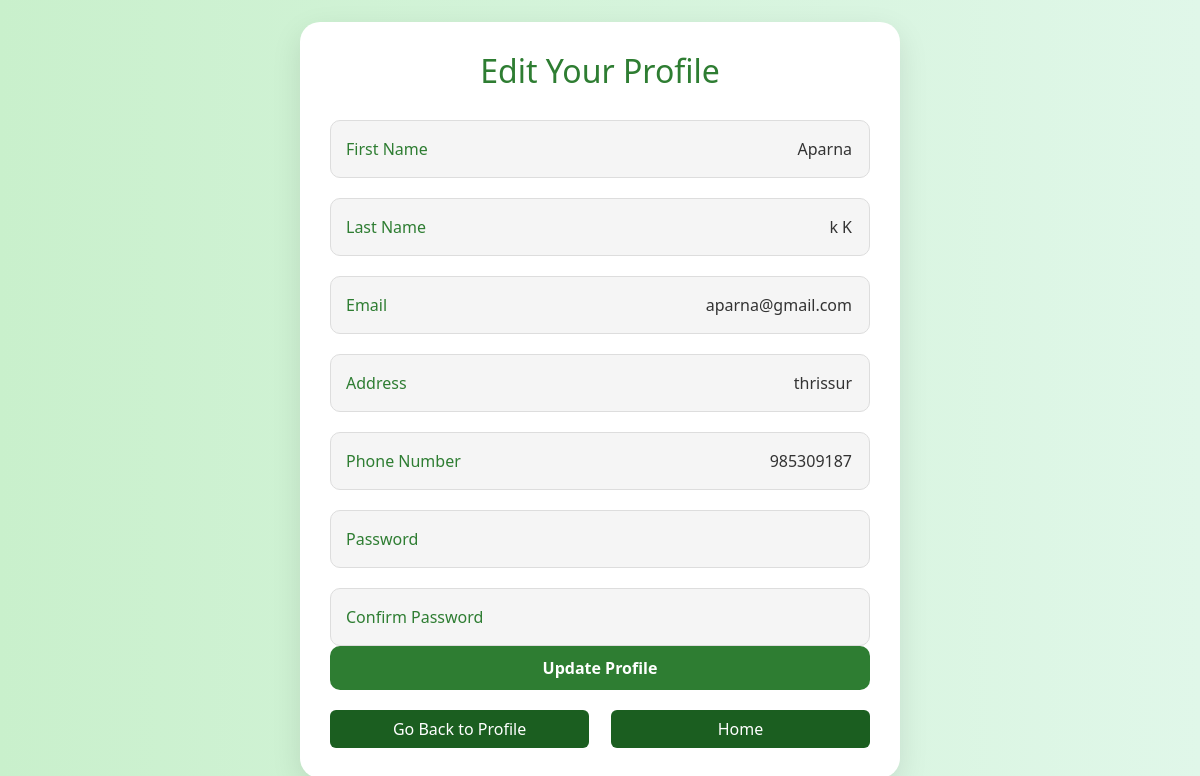
Screenshot of /update_profile/ (signed in) with the database file from the repository.
### garden_app/models.py (models this page shows, shortened)
class user_reg(models.Model):
    STATUS=(
        ('applied','Applied'),
        ('approved','Approved'),
        ('rejected','Rejected'),
    )
    first_name=models.CharField(max_length=100)
    last_name=models.CharField(max_length=100)
    email=models.EmailField(unique=True,max_length=100)
    phone = models.CharField(max_length=10)
    password=models.CharField(max_length=100)
    confirm_password=models.CharField(max_length=100)
    address=models.CharField(max_length=100)
    status=models.CharField(max_length=20,choices=STATUS,default='applied')

### garden_app/views.py (the view)
# urls.py: path('update_profile/',views.update_profile,name="update_profile"),
def update_profile(request):
    email=request.session['ema']
    cr =user_reg.objects.get(email=email)
    if cr:
        user_info = {
            'first_name':cr.first_name,
            'last_name':cr.last_name,
            'address':cr.address,
            'phone':cr.phone,
            'email':cr.email,
            'password':cr.password,
            'confirm_password':cr.confirm_password,
        }
        return render(request,'update_profile.html',user_info)
    else:
        return render(request,'update_profile.html')

### garden_app/templates/update_profile.html (shortened to what this page needs)
<!DOCTYPE html>
<html lang="en">
<head>
    <link href="https://cdn.jsdelivr.net/npm/bootstrap@5.3.0/dist/css/bootstrap.min.css" rel="stylesheet">
</head>
<body>
<div class="container d-flex justify-content-center align-items-center min-vh-100">
    <div class="profile-container">
        <h2>Edit Your Profile</h2>
        <form action="/proupdate/" method="post">
            <div class="profile-info">
                <div class="info-item">
                    <span class="info-text">First Name</span>
                    <input type="text" name="first_name" value="{{first_name}}">
                </div>
                <div class="info-item">
                    <span class="info-text">Last Name</span>
                    <input type="text" name="last_name" value="{{last_name}}">
                </div>
                <div class="info-item">
                    <span class="info-text">Email</span>
                    <input type="email" name="email" value="{{email}}">
                </div>
                <div class="info-item">
                    <span class="info-text">Address</span>
                    <input type="text" name="address" value="{{address}}">
                </div>
                <div class="info-item">
                    <span class="info-text">Phone Number</span>
                    <input type="tel" name="phone" value="{{phone}}">
                </div>
                <div class="info-item">
                    <span class="info-text">Password</span>
                    <input type="password" name="password">
                </div>
                <div class="info-item">
                    <span class="info-text">Confirm Password</span>
                    <input type="password" name="confirm_password">
                </div>
            </div>
            <button type="submit" class="btn-submit">Update Profile</button>
            <div class="d-flex justify-content-between">
                <a href="/userProfile/" class="btn btn-profile">Go Back to Profile</a>
                <a href="/userHome/" class="btn btn-home">Home</a>
            </div>
        </form>
    </div>
</div>
</body>
</html>

### garden_app/templates/update_profile.html (style rules this page uses)
body { background: linear-gradient(to right, #c9f0cc, #e0f7e9); height: 100vh; display: flex; justify-content: center; align-items: center; }
.profile-container { width: 100%; max-width: 600px; background: #fff; padding: 30px; border-radius: 20px; box-shadow: 0px 10px 30px rgba(0, 0, 0, 0.1); }
.profile-container h2 { color: #2E7D32; text-align: center; margin-bottom: 30px; }
.profile-info { display: flex; flex-direction: column; gap: 20px; }
.profile-info .info-item { display: flex; justify-content: space-between; align-items: center; background: #f5f5f5; padding: 15px; border-radius: 10px; border: 1px solid #ddd; }
.info-item .info-text { font-size: 16px; color: #2E7D32; }
.info-item input { border: none; outline: none; background: transparent; width: 70%; font-size: 16px; color: #333; text-align: right; }
.info-item .info-text, .info-item input { transition: all 0.3s ease; }
.btn-submit { background: #2E7D32; color: #fff; padding: 10px 20px; border-radius: 10px; font-weight: 600; width: 100%; border: none; transition: background 0.3s; }
.btn-profile, .btn-home { margin-top: 20px; width: 48%; }
.btn-profile { background: #1B5E20; color: #fff; }
.btn-home { background: #1B5E20; color: #fff; }

### rows the page displays
user_reg: first_name "Aparna", last_name "k K", email "aparna@gmail.com", address "thrissur", phone "985309187"
